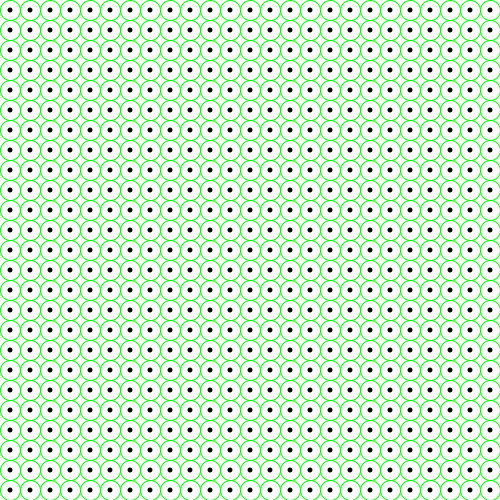
Frame 1 (no input)
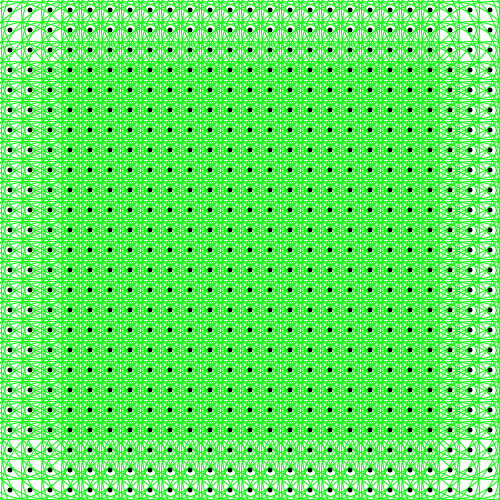
Frame 60 (the mouse pressed at the canvas centre just before this capture)
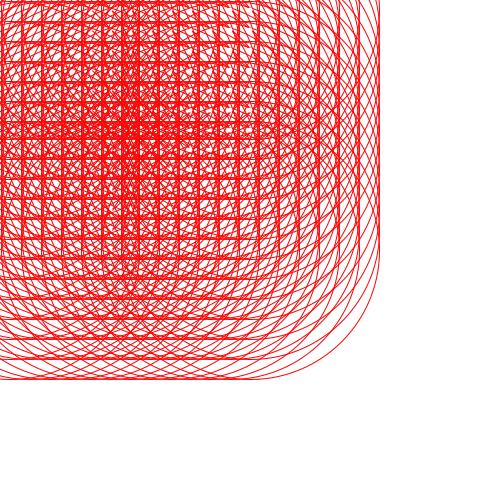
Frame 120 (the mouse held since frame 60 and released just before this capture)

The Processing sketch that drew these frames (run headless with seeded random() and noise(); from frame 60 on, the mouse is pressed at the canvas centre):

// Processing sketch: macarenac0
// ── macarenac0.pde
// Universidad del Desarrollo, Facultad de Diseño, Diseño Digital
// Macarena Ferrer Valle
// Certamen 0
/* Una grilla hecha a partir de dos elipses, una sin fill (elipse 1) que aumenta en su tamaño ciclicamente y se revierte presionando las teclas "a" y "s".
 Tambien cambia su color en degrade, según la posición del mouse en la coordenada Y. La elipse 2, sin stroke, cambia de color (degrade) según la posición del
 mouse en la coordenada X. */

int a, l; // declaración de variables de tamaño
int t; //declaración de variable de modificación
int x; // declaracón de la variable x

void setup() { // inicio ámbito de configuración
  size(500, 500); // tamaño del Canvas de 500 px por 500 px

  x = 10; // iniciación variable de x

  t = 2; // iniciación de variable de modificación
  a = 20; // iniciación variable de tamaño a
  l = 20; // iniciación variable de tamaño l
}// fin ámbito de configuración

void draw() { // inicio ámbito de dibujo
  background(255); // fondo del canvas de color blanco
  x = mouseX; // variable x es igual a la posición del mouse en la coordenada X

  //       init,      test,           update
  for (int i = 10; i <= width - x; i += 20) {  // for loop con i para x
    for (int j = 10; j <= height - x; j += 20) { // for loop con j para y
      int c = i + j; //variable local
      noFill(); // figura no tiene relleno
      stroke(c * mouseY * .1, 500 - c * mouseY * .1, 0); //cambios de color en el borde con mouse en la coordenada Y
      ellipse(i, j, a, l); // figura elipse 1
      fill(c * mouseX * .1); // cambios de color en el relleno del elipse 2 en la coordenada X
      noStroke(); // figura no tiene borde
      ellipse(i, j, 5, 5); // figura elipse 2
    }
  }
  a += t; // modificador aumento de tamaño en a, el tamaño a aumenta en la variable t
  l += t; // modificador aumento de tamaño en l, el tamaño l aumenta en la variable t
} // fin ámbito de dibujo


void keyPressed() { // inicio ámbito de teclas
  if (key == 'a') { // si la tecla a se apreta el relleno de la elipse 1 aumenta
    t = 2;          // si la tecla a se apreta el tamaño de la elipse 1 aumenta
  }
  if (key == 's') { // si la tecla a se apreta el relleno de la elipse 1 disminuye
    t = -2;         // si la tecla a se apreta el tamaño de la elipse 1 disminuye
  }
} // fin ámbito de teclas
